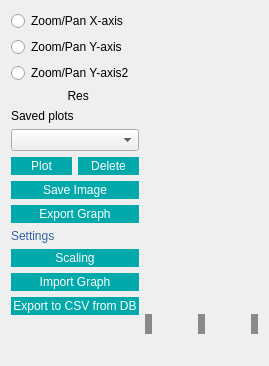
     <widget class="QWidget" name="tab">
      <attribute name="title">
       <string>Page</string>
      </attribute>
      <layout class="QVBoxLayout" name="verticalLayout_9">
       <item>
        <layout class="QHBoxLayout" name="horizontalLayout_39">
         <item>
          <layout class="QVBoxLayout" name="verticalLayout_22">
           <item>
            <layout class="QVBoxLayout" name="verticalLayout_24">
             <item>
              <widget class="QRadioButton" name="radioButton_x_axis">
               <property name="text">
                <string>Zoom/Pan X-axis</string>
               </property>
              </widget>
             </item>
             <item>
              <widget class="QRadioButton" name="radioButton_y_axis">
               <property name="text">
                <string>Zoom/Pan Y-axis</string>
               </property>
              </widget>
             </item>
             <item>
              <widget class="QRadioButton" name="radioButton_y_axis2">
               <property name="text">
                <string>Zoom/Pan Y-axis2</string>
               </property>
              </widget>
             </item>
             <item>
              <widget class="QLabel" name="label_Samples_2">
               <property name="text">
                <string>                 Res</string>
               </property>
              </widget>
             </item>
             <item>
              <layout class="QVBoxLayout" name="verticalLayout_25">
               <item>
                <widget class="QLabel" name="m_lblLP">
                 <property name="text">
                  <string>Saved plots</string>
                 </property>
                </widget>
               </item>
               <item>
                <widget class="QComboBox" name="cmbBx_Type"/>
               </item>
               <item>
                <layout class="QHBoxLayout" name="horizontalLayout_40">
                 <item>
                  <widget class="QPushButton" name="m_PshBtn_SavedPlots">
                   <property name="styleSheet">
                    <string notr="true">QPushButton
{
border: 2px solid red;
border-width : 2px;
border-color: rgba(2,169,170,255);
	color: rgb(255, 255, 255);
background-color: rgba(2,169,170,255);
font: 10pt &quot;Open Sans&quot;;
}
QPushButton:pressed
{
	border:1px solid red;
}
 QPushButton:hover 
{
     background-color:rgb(255, 255, 255);
	color: rgb(0, 0, 0);
 }
QToolTip
{
	background-color: rgb(255, 255, 127);
	color:rgb(0,0,0);
}
QPushButton:disabled {
background-color:rgb(211, 215, 207);
}
</string>
                   </property>
                   <property name="text">
                    <string>Plot</string>
                   </property>
                  </widget>
                 </item>
                 <item>
                  <widget class="QPushButton" name="m_PshBtn_Delete">
                   <property name="styleSheet">
                    <string notr="true">QPushButton
{
border: 2px solid red;
border-width : 2px;
border-color: rgba(2,169,170,255);
	color: rgb(255, 255, 255);
background-color: rgba(2,169,170,255);
font: 10pt &quot;Open Sans&quot;;
}
QPushButton:pressed
{
	border:1px solid red;
}
 QPushButton:hover 
{
     background-color:rgb(255, 255, 255);
	color: rgb(0, 0, 0);
 }
QToolTip
{
	background-color: rgb(255, 255, 127);
	color:rgb(0,0,0);
}
QPushButton:disabled {
background-color:rgb(211, 215, 207);
}
</string>
                   </property>
                   <property name="text">
                    <string>Delete</string>
                   </property>
                  </widget>
                 </item>
                </layout>
               </item>
               <item>
                <widget class="QPushButton" name="m_PshBtn_Save">
                 <property name="styleSheet">
                  <string notr="true">QPushButton
{
border: 2px solid red;
border-width : 2px;
border-color: rgba(2,169,170,255);
	color: rgb(255, 255, 255);
background-color: rgba(2,169,170,255);
font: 10pt &quot;Open Sans&quot;;
}
QPushButton:pressed
{
	border:1px solid red;
}
 QPushButton:hover 
{
     background-color:rgb(255, 255, 255);
	color: rgb(0, 0, 0);
 }
QToolTip
{
	background-color: rgb(255, 255, 127);
	color:rgb(0,0,0);
}

</string>
                 </property>
                 <property name="text">
                  <string>Save Image</string>
                 </property>
                </widget>
               </item>
               <item>
                <widget class="QPushButton" name="m_PshBtn_export">
                 <property name="styleSheet">
                  <string notr="true">QPushButton
{
border: 2px solid red;
border-width : 2px;
border-color: rgba(2,169,170,255);
	color: rgb(255, 255, 255);
background-color: rgba(2,169,170,255);
font: 10pt &quot;Open Sans&quot;;
}
QPushButton:pressed
{
	border:1px solid red;
}
 QPushButton:hover 
{
     background-color:rgb(255, 255, 255);
	color: rgb(0, 0, 0);
 }
QToolTip
{
	background-color: rgb(255, 255, 127);
	color:rgb(0,0,0);
}
</string>
                 </property>
                 <property name="text">
                  <string>Export Graph</string>
                 </property>
                </widget>
               </item>
               <item>
                <layout class="QVBoxLayout" name="verticalLayout_26">
                 <item>
                  <widget class="QLabel" name="m_lblLP_2">
                   <property name="styleSheet">
                    <string notr="true">color: rgb(52, 101, 164);</string>
                   </property>
                   <property name="text">
                    <string>Settings</string>
                   </property>
                  </widget>
                 </item>
                 <item>
                  <widget class="QPushButton" name="m_PshBtn_Scaling">
                   <property name="styleSheet">
                    <string notr="true">QPushButton
{
border: 2px solid red;
border-width : 2px;
border-color: rgba(2,169,170,255);
	color: rgb(255, 255, 255);
background-color: rgba(2,169,170,255);
font: 10pt &quot;Open Sans&quot;;
}
QPushButton:pressed
{
	border:1px solid red;
}
 QPushButton:hover 
{
     background-color:rgb(255, 255, 255);
	color: rgb(0, 0, 0);
 }
QToolTip
{
	background-color: rgb(255, 255, 127);
	color:rgb(0,0,0);
}
</string>
                   </property>
                   <property name="text">
                    <string>Scaling</string>
                   </property>
                  </widget>
                 </item>
                 <item>
                  <widget class="QPushButton" name="m_PshBtn_ImportGraph">
                   <property name="styleSheet">
                    <string notr="true">QPushButton
{
border: 2px solid red;
border-width : 2px;
border-color: rgba(2,169,170,255);
	color: rgb(255, 255, 255);
background-color: rgba(2,169,170,255);
font: 10pt &quot;Open Sans&quot;;
}
QPushButton:pressed
{
	border:1px solid red;
}
 QPushButton:hover 
{
     background-color:rgb(255, 255, 255);
	color: rgb(0, 0, 0);
 }
QToolTip
{
	background-color: rgb(255, 255, 127);
	color:rgb(0,0,0);
}
</string>
                   </property>
                   <property name="text">
                    <string>Import Graph</string>
                   </property>
                  </widget>
                 </item>
                 <item>
                  <widget class="QPushButton" name="m_PshBtn_exportcsvFrmDB">
                   <property name="styleSheet">
                    <string notr="true">QPushButton
{
border: 2px solid red;
border-width : 2px;
border-color: rgba(2,169,170,255);
	color: rgb(255, 255, 255);
background-color: rgba(2,169,170,255);
font: 10pt &quot;Open Sans&quot;;
}
QPushButton:pressed
{
	border:1px solid red;
}
 QPushButton:hover 
{
     background-color:rgb(255, 255, 255);
	color: rgb(0, 0, 0);
 }
QToolTip
{
	background-color: rgb(255, 255, 127);
	color:rgb(0,0,0);
}
</string>
                   </property>
                   <property name="text">
                    <string>Export to CSV from DB</string>
                   </property>
                  </widget>
                 </item>
                 <item>
                  <spacer name="verticalSpacer_3">
                   <property name="orientation">
                    <enum>Qt::Vertical</enum>
                   </property>
                   <property name="sizeHint" stdset="0">
                    <size>
                     <width>20</width>
                     <height>40</height>
                    </size>
                   </property>
                  </spacer>
                 </item>
                </layout>
               </item>
              </layout>
             </item>
            </layout>
           </item>
          </layout>
         </item>
         <item>
          <layout class="QVBoxLayout" name="verticalLayout_23">
           <item>
            <widget class="QCustomPlot" name="customPlot" native="true">
             <property name="sizePolicy">
              <sizepolicy hsizetype="Expanding" vsizetype="Expanding">
               <horstretch>0</horstretch>
               <verstretch>0</verstretch>
              </sizepolicy>
             </property>
             <widget class="QLabel" name="label_sel">
              <property name="geometry">
               <rect>
                <x>340</x>
                <y>150</y>
                <width>300</width>
                <height>210</height>
               </rect>
              </property>
              <property name="styleSheet">
               <string notr="true">QLabel
{
border: 2px solid black;
background-color: rgb(0, 0, 255);
visible:false;
}</string>
              </property>
              <property name="text">
               <string/>
              </property>
             </widget>
            </widget>
           </item>
           <item>
            <layout class="QHBoxLayout" name="horizontalLayout_41">
             <item>
              <layout class="QHBoxLayout" name="horizontalLayout_43">
               <item>
                <widget class="QLabel" name="label_StartTime">
                 <property name="styleSheet">
                  <string notr="true">background-color: rgb(136, 138, 133);</string>
                 </property>
                 <property name="text">
                  <string/>
                 </property>
                </widget>
               </item>
               <item>
                <spacer name="horizontalSpacer_19">
                 <property name="orientation">
                  <enum>Qt::Horizontal</enum>
                 </property>
                 <property name="sizeHint" stdset="0">
                  <size>
                   <width>40</width>
                   <height>20</height>
                  </size>
                 </property>
                </spacer>
               </item>
              </layout>
             </item>
             <item>
              <widget class="QLabel" name="label_x_y">
               <property name="styleSheet">
                <string notr="true">background-color: rgb(136, 138, 133);</string>
               </property>
               <property name="text">
                <string/>
               </property>
              </widget>
             </item>
             <item>
              <layout class="QHBoxLayout" name="horizontalLayout_42">
               <item>
                <spacer name="horizontalSpacer_20">
                 <property name="orientation">
                  <enum>Qt::Horizontal</enum>
                 </property>
                 <property name="sizeHint" stdset="0">
                  <size>
                   <width>40</width>
                   <height>20</height>
                  </size>
                 </property>
                </spacer>
               </item>
               <item>
                <widget class="QLabel" name="label_Etime">
                 <property name="styleSheet">
                  <string notr="true">background-color: rgb(136, 138, 133);</string>
                 </property>
                 <property name="text">
                  <string/>
                 </property>
                </widget>
               </item>
              </layout>
             </item>
            </layout>
           </item>
           <item>
            <widget class="QLabel" name="label_nan">
             <property name="minimumSize">
              <size>
               <width>0</width>
               <height>15</height>
              </size>
             </property>
             <property name="maximumSize">
              <size>
               <width>16777215</width>
               <height>25</height>
              </size>
             </property>
             <property name="text">
              <string/>
             </property>
            </widget>
           </item>
          </layout>
         </item>
        </layout>
       </item>
      </layout>
     </widget>
